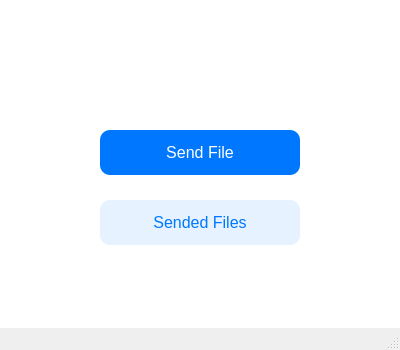
<?xml version="1.0" encoding="UTF-8"?>
<ui version="4.0">
 <class>MainWindow</class>
 <widget class="QMainWindow" name="MainWindow">
  <property name="geometry">
   <rect>
    <x>0</x>
    <y>0</y>
    <width>400</width>
    <height>350</height>
   </rect>
  </property>
  <property name="windowTitle">
   <string>Home</string>
  </property>
  <widget class="QWidget" name="centralwidget">
   <property name="styleSheet">
    <string notr="true">
      background-color: white;
      font-family: Segoe UI;
      font-size: 11pt;
    </string>
   </property>
   <widget class="QPushButton" name="button_sendfile">
    <property name="geometry">
     <rect>
      <x>100</x>
      <y>130</y>
      <width>200</width>
      <height>45</height>
     </rect>
    </property>
    <property name="styleSheet">
     <string notr="true">
       QPushButton {
         background-color: #0077ff;
         color: white;
         border-radius: 10px;
         font-size: 12pt;
       }
       QPushButton:hover {
         background-color: #3399ff;
       }
     </string>
    </property>
    <property name="text">
     <string>Send File</string>
    </property>
   </widget>
   <widget class="QPushButton" name="button_sendedfile">
    <property name="geometry">
     <rect>
      <x>100</x>
      <y>200</y>
      <width>200</width>
      <height>45</height>
     </rect>
    </property>
    <property name="styleSheet">
     <string notr="true">
       QPushButton {
         background-color: #e6f2ff;
         color: #0077ff;
         border-radius: 10px;
         font-size: 12pt;
       }
       QPushButton:hover {
         background-color: #cce6ff;
       }
     </string>
    </property>
    <property name="text">
     <string>Sended Files</string>
    </property>
   </widget>
   <widget class="QLabel" name="label">
    <property name="geometry">
     <rect>
      <x>143</x>
      <y>20</y>
      <width>111</width>
      <height>91</height>
     </rect>
    </property>
    <property name="text">
     <string/>
    </property>
    <property name="pixmap">
     <pixmap>../../cyber project/Logo project.png</pixmap>
    </property>
    <property name="scaledContents">
     <bool>true</bool>
    </property>
    <property name="wordWrap">
     <bool>true</bool>
    </property>
   </widget>
  </widget>
  <widget class="QMenuBar" name="menubar">
   <property name="geometry">
    <rect>
     <x>0</x>
     <y>0</y>
     <width>400</width>
     <height>21</height>
    </rect>
   </property>
  </widget>
  <widget class="QStatusBar" name="statusbar"/>
 </widget>
 <resources/>
 <connections/>
</ui>
